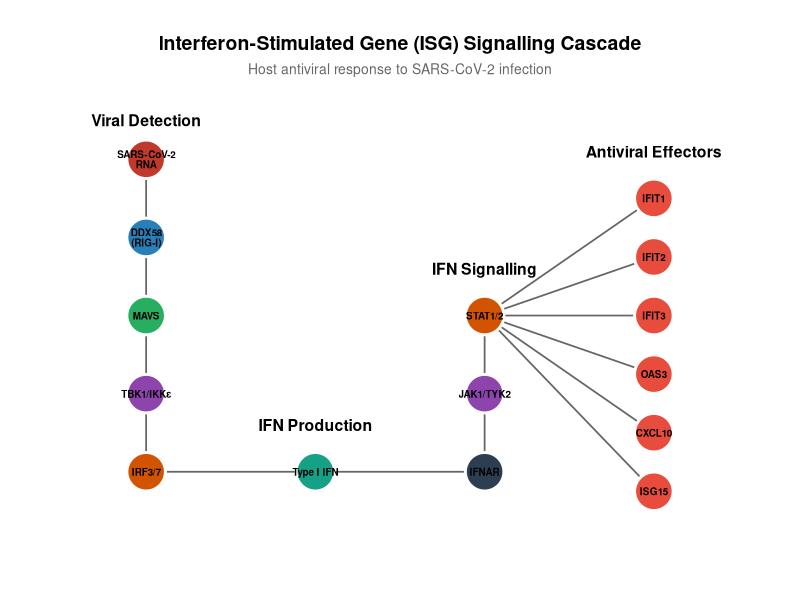
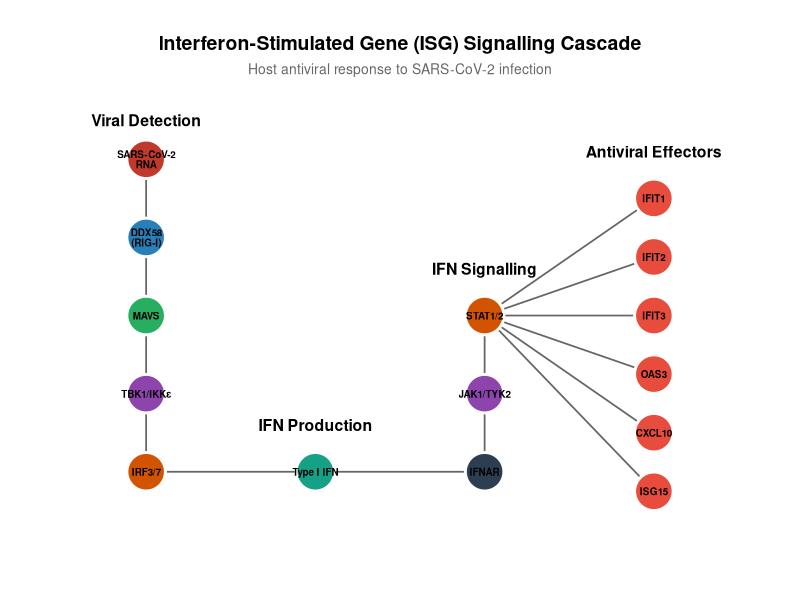

R code for these plots, in order:
#!/usr/bin/env Rscript
# Conceptual ISG signalling pathway diagram

library(ggplot2)
library(ggrepel)

dir.create("results/figures", recursive = TRUE, showWarnings = FALSE)

message("Generating pathway diagram...")

# Pathway components
nodes <- data.frame(
  label = c("SARS-CoV-2\nRNA", "DDX58\n(RIG-I)", "MAVS", "TBK1/IKKε", 
            "IRF3/7", "Type I IFN", "IFNAR", "JAK1/TYK2", "STAT1/2",
            "IFIT1", "IFIT2", "IFIT3", "OAS3", "CXCL10", "ISG15"),
  x = c(1, 1, 1, 1, 1, 3, 5, 5, 5, 7, 7, 7, 7, 7, 7),
  y = c(10, 8, 6, 4, 2, 2, 2, 4, 6, 9, 7.5, 6, 4.5, 3, 1.5),
  type = c("virus", "sensor", "adaptor", "kinase", "tf", "cytokine", 
           "receptor", "kinase", "tf", rep("effector", 6))
)

# Colour scheme
type_colors <- c(
  virus = "#c0392b", sensor = "#2980b9", adaptor = "#27ae60",
  kinase = "#8e44ad", tf = "#d35400", cytokine = "#16a085",
  receptor = "#2c3e50", effector = "#e74c3c"
)

# Connections
edges <- data.frame(
  x = c(1, 1, 1, 1, 1, 3, 5, 5, 5, 5, 5, 5, 5, 5),
  xend = c(1, 1, 1, 1, 3, 5, 5, 5, 7, 7, 7, 7, 7, 7),
  y = c(10, 8, 6, 4, 2, 2, 2, 4, 6, 6, 6, 6, 6, 6),
  yend = c(8, 6, 4, 2, 2, 2, 4, 6, 9, 7.5, 6, 4.5, 3, 1.5)
)

# Plot
ggplot() +
  geom_segment(data = edges, aes(x = x, y = y, xend = xend, yend = yend),
               arrow = arrow(length = unit(0.15, "cm"), type = "closed"),
               color = "grey40", linewidth = 0.6) +
  geom_point(data = nodes, aes(x = x, y = y, fill = type), 
             shape = 21, size = 12, color = "white", stroke = 1.5) +
  geom_text(data = nodes, aes(x = x, y = y, label = label), 
            size = 2.5, fontface = "bold", lineheight = 0.85) +
  scale_fill_manual(values = type_colors, guide = "none") +
  annotate("text", x = 1, y = 11, label = "Viral Detection", fontface = "bold", size = 4) +
  annotate("text", x = 3, y = 3.2, label = "IFN Production", fontface = "bold", size = 4) +
  annotate("text", x = 5, y = 7.2, label = "IFN Signalling", fontface = "bold", size = 4) +
  annotate("text", x = 7, y = 10.2, label = "Antiviral Effectors", fontface = "bold", size = 4) +
  labs(title = "Interferon-Stimulated Gene (ISG) Signalling Cascade",
       subtitle = "Host antiviral response to SARS-CoV-2 infection") +
  theme_void(base_size = 12) +
  theme(
    plot.title = element_text(face = "bold", hjust = 0.5, size = 14),
    plot.subtitle = element_text(hjust = 0.5, color = "grey40", size = 10),
    plot.margin = margin(20, 20, 20, 20),
    plot.background = element_rect(fill = "white", color = NA),
    panel.background = element_rect(fill = "white", color = NA)
  ) +
  coord_cartesian(xlim = c(0, 8), ylim = c(0, 11.5))

ggsave("results/figures/pathway_diagram.png", width = 10, height = 8, dpi = 300, bg = "white")

message("Pathway diagram saved")
